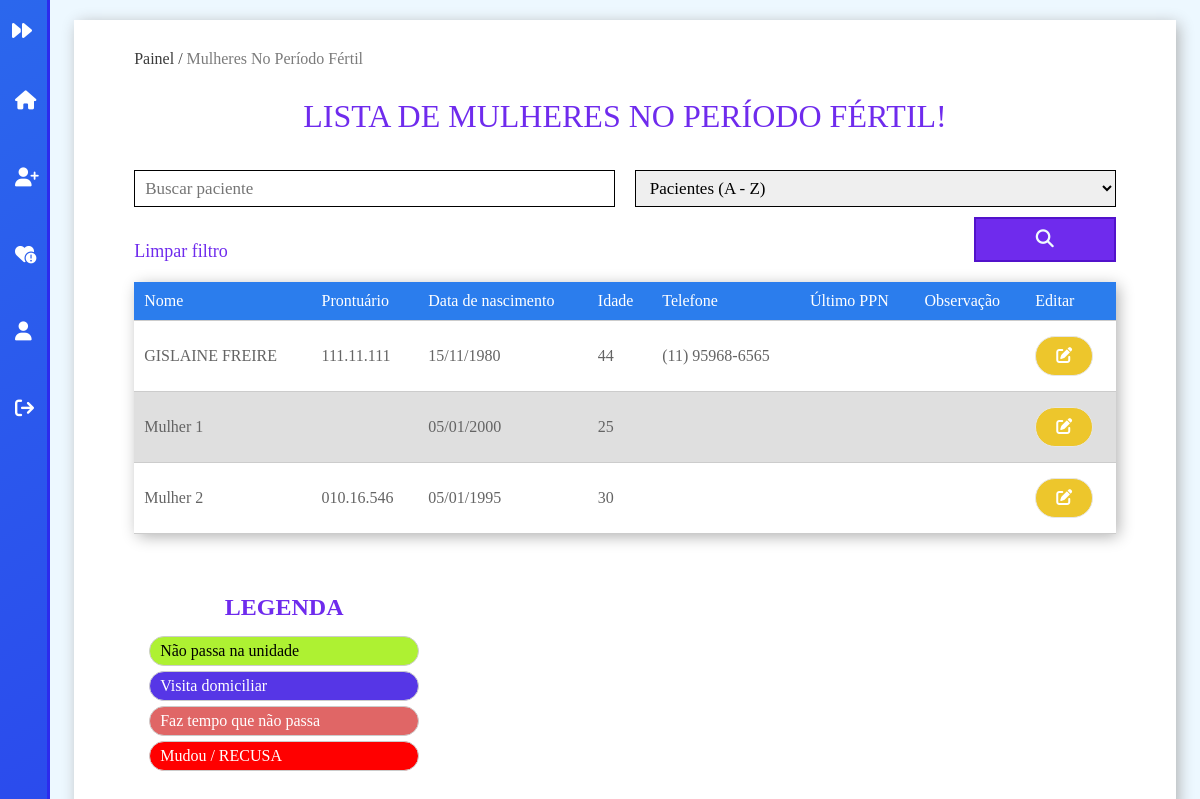
The page /ppn (signed in) on the database as committed earlier.
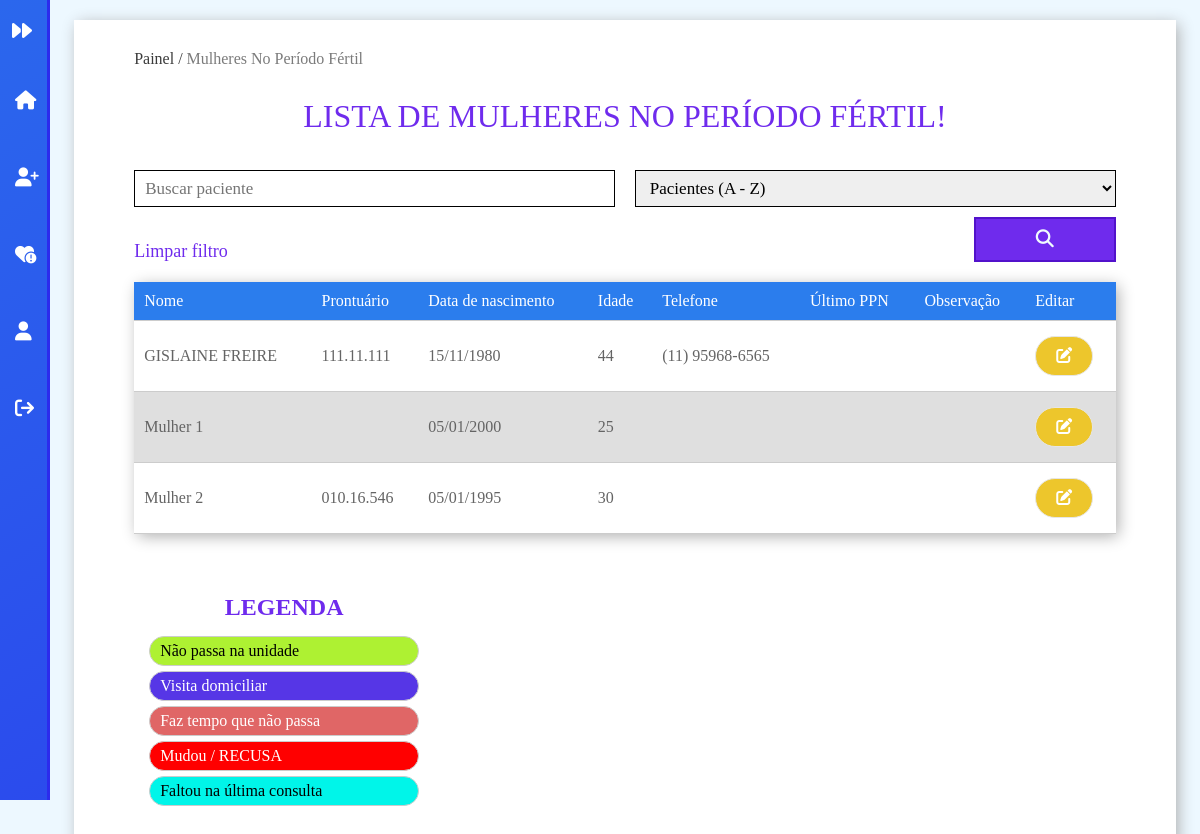
The same page on the database as committed later.
### tables this page shows
CREATE TABLE `paciente` (
  `id` int(11) NOT NULL,
  `agente_id` int(11) DEFAULT NULL,
  `nome` varchar(255) NOT NULL,
  `prontuario` varchar(10) NOT NULL,
  `cpf` varchar(14) NOT NULL,
  `nascimento` date NOT NULL,
  `telefone` varchar(20) DEFAULT NULL,
  `sexo` varchar(9) NOT NULL,
  `comorbidade` text DEFAULT NULL,
  `legenda_id` int(11) DEFAULT NULL,
  `vacina_dengue` tinyint(1) DEFAULT 0,
  `vacina_febre_amarela` tinyint(1) DEFAULT 0,
  `insulina` tinyint(1) DEFAULT 0,
  `gestante` tinyint(1) DEFAULT 0,
  `conduta` varchar(255) DEFAULT NULL,
  `ppn` date DEFAULT NULL,
  `observacao` text DEFAULT NULL,
  `ativo` tinyint(1) DEFAULT 1
);

CREATE TABLE `legenda` (
  `id` int(11) NOT NULL,
  `descricao` varchar(255) NOT NULL,
  `ativo` tinyint(1) NOT NULL
);

### Classes/Views/MainView.php (called while the page is built, shortened)
<?php
	class MainView{
		public static function render($filename){
			include('pages/'.$filename.'.php');
		}
	}
?>

### Classes/Controllers/PpnController.php (called while the page is built, shortened)
<?php
	class PpnController{
		function index(){
			\Classes\Models\PainelModel::checkLogin('ppn');
		}
	}
?>

### Classes/Application.php (called while the page is built, shortened)
<?php
	class Application{
		private $controller;
		private function setApp(){
			$url = explode('/',@$_GET['url']);
			if($url[0] == '')
				$carregarNome= 'Painel';
			else
				$carregarNome= ucfirst(strtolower($url[0]));
			$carregarNome.='Controller';
			if (file_exists('Classes/Controllers/'.$carregarNome.'.php')) {
				$this->controller = new $carregarClasse();
			}else{
				include('Views/pages/404.php');
				die();
			}
		}
		public function run(){
	        $this->controller->index();
	    }
	}
?>

### index.php (called while the page is built, shortened)
<?php
	$app = new \Classes\Application();
	$app->run();
?>

### Classes/MySql.php (called while the page is built, shortened)
<?php
	class MySql{
		private static $pdo;
		public static function conectar(){
			if(self::$pdo == null){
				try{
					self::$pdo = new \PDO('mysql:host='.HOST.';dbname='.DATABASE,USUARIO,SENHA,array(\PDO::MYSQL_ATTR_INIT_COMMAND => "SET NAMES utf8"));
					self::$pdo->setAttribute(\PDO::ATTR_ERRMODE,\PDO::ERRMODE_EXCEPTION);
				}catch(\PDOException $e){
					die('<h2>Erro ao conectar</h2><p>Tente novamente mais tarde.</p>');
				}
			}
			return self::$pdo;
		}
	}
?>

### Classes/Models/UtilsModel.php (called while the page is built, shortened)
<?php
    class UtilsModel{
		public static function selecionar($tabela,$campo = '1',$valor = '1'){
			$sql = \Classes\MySql::conectar()->prepare("SELECT * FROM `$tabela` WHERE `ativo`= '1' AND $campo = ?");
			$sql->execute(array($valor));
			return $sql->fetch();
		}
		public static function selecionarTudo($tabela,$campo = '1',$valor = '1',$coluna = 'id',$ordem = 'ASC'){
			$sql = \Classes\MySql::conectar()->prepare("SELECT * FROM `$tabela` WHERE `ativo` = '1' AND $campo = ? ORDER BY $coluna $ordem");
			$sql->execute(array($valor));
			return $sql->fetchAll();
		}
    }
?>

### Classes/Views/pages/ppn.php (the view, shortened to what the changed rows need)
<?php
  include("header.php");
?>
<div id="painel">
  <main id="painel-content">
    <div class="container">
      <div class="content">
      <h1>Lista de Mulheres no período fértil!</h1>
          <?php
            $tabela = 'paciente';
            $ordem = 'nome';
            if (isset($_POST['acao'])) {
                $ordem = $_POST['ordem'];
                $busca = $_POST['busca'];
                $paciente = Classes\Models\UtilsModel::busca($tabela, 'sexo = "feminino" AND nome', $busca, $ordem);
            } else {
                $paciente = Classes\Models\UtilsModel::selecionarTudo($tabela, 'sexo', 'feminino', $ordem);
            }
            $mulheres = array_filter($paciente, function($paciente) {
                $dataNascimento = new DateTime($paciente['nascimento']);
                $hoje = new DateTime();
                $idade = $hoje->diff($dataNascimento)->y;
                return $idade > 24 && $idade <= 64;
            });
          ?>
      <?php
        if (empty($mulheres)) {
            echo '<h3>Nenhuma mulher no período fértil cadastrada!</h3>';
        }else{
      ?>
      <div class="overflow">
      <table>
          <tr>
              <th>Nome</th>
              <th>Prontuário</th>
              <th>Data de nascimento</th>
              <th>Idade</th>
              <th>Telefone</th>
              <th>Último PPN</th>
              <th>Observação</th>
              <th>Editar</th>
          </tr>
      <?php
          foreach ($mulheres as $key => $value) {
            $legenda = \Classes\Models\UtilsModel::selecionar('paciente', 'id', $value['id'])['legenda_id'];
            $obs = explode('||', $value['observacao'])[5];
      ?>
            <tr class="linha-<?php echo $legenda?>">
              <td><?php echo ucfirst($value['nome']);?></td>
              <td><?php echo $value['prontuario'];?></td>
              <td><?php echo date('d/m/Y', strtotime($value['nascimento']));?></td>
              <td>
                <?php
                  $dataNascimento = new DateTime($value['nascimento']);
                  $hoje = new DateTime();
                  $idade = $hoje->diff($dataNascimento)->y;
                  echo $idade;
                ?>
              </td>
              <td><?php echo $value['telefone'];?></td>
              <td><?php echo $value['ppn'];?></td>
              <td><?php echo $obs;?></td>
            <td><a class="btn editar" href="<?php echo INCLUDE_PATH;?>editar_ppn?id=<?php echo $value['id'];?>"><i class="fa-solid fa-pen-to-square"></i></a></td>
            </tr>
          <?php }?>
      </table>
      </div>
      <?php }?>
      <div class="legenda">
          <h2>Legenda</h2>
          <?php
            $legenda = \Classes\Models\UtilsModel::selecionarTudo('legenda');
            foreach ($legenda as $key => $value) {
          ?>
            <div class="legenda-item linha-<?php echo $value['id']?>">
              <span class="descricao"><?php echo $value['descricao'];?></span>
            </div>
          <?php }?>
        </div>
      </div>
    </div>
  </main>
</div>
<?php
    include("footer.php");
?>

Rows that differ between the two databases and show on the page:
added legenda: descricao "Faltou na última consulta"
